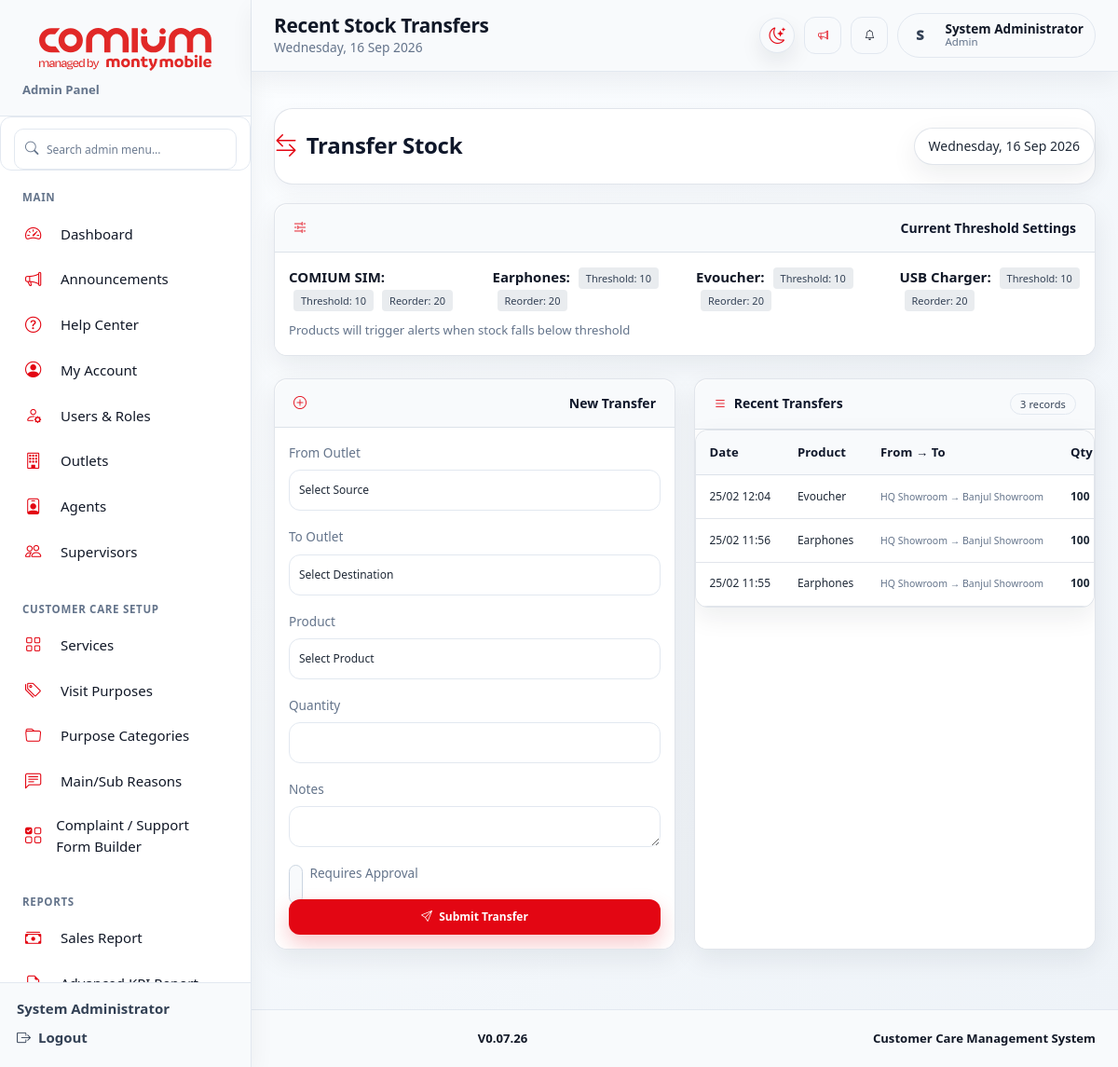
Screenshot of /admin/stock_transferrecennt.php (signed in) with the database file from the repository.
### tables this page shows
CREATE TABLE `stock_products` (
  `id` int NOT NULL,
  `category_id` int DEFAULT NULL,
  `name` varchar(200) NOT NULL,
  `sku` varchar(50) DEFAULT NULL,
  `description` text,
  `unit_price` decimal(10,2) DEFAULT '0.00',
  `selling_price` decimal(10,2) DEFAULT '0.00',
  `low_stock_threshold` int DEFAULT '10',
  `reorder_quantity` int DEFAULT '50',
  `is_active` tinyint(1) DEFAULT '1',
  `track_serial` tinyint(1) DEFAULT '0',
  `expiry_date` date DEFAULT NULL,
  `image_path` varchar(255) DEFAULT NULL,
  `created_at` timestamp NULL DEFAULT CURRENT_TIMESTAMP,
  `updated_at` timestamp NULL DEFAULT CURRENT_TIMESTAMP ON UPDATE CURRENT_TIMESTAMP
);

CREATE TABLE `stock_transfers` (
  `id` int NOT NULL,
  `from_outlet_id` int NOT NULL,
  `to_outlet_id` int NOT NULL,
  `product_id` int NOT NULL,
  `batch_id` int DEFAULT NULL,
  `quantity` int NOT NULL,
  `status` enum('pending','approved','received','rejected') DEFAULT 'pending',
  `requested_by` int NOT NULL,
  `approved_by` int DEFAULT NULL,
  `request_notes` text,
  `completion_notes` text,
  `requested_at` timestamp NULL DEFAULT CURRENT_TIMESTAMP,
  `approved_at` timestamp NULL DEFAULT NULL,
  `completed_at` timestamp NULL DEFAULT NULL,
  `transferred_by` int DEFAULT NULL,
  `received_by` int DEFAULT NULL,
  `received_at` timestamp NULL DEFAULT NULL
);

CREATE TABLE `outlets` (
  `id` int NOT NULL,
  `name` varchar(100) NOT NULL,
  `location` text,
  `region` varchar(50) DEFAULT NULL,
  `is_active` tinyint(1) DEFAULT '1',
  `created_at` timestamp NULL DEFAULT CURRENT_TIMESTAMP
);

### config.php (called while the page is built, shortened)
<?php
function appBasePrefix() {
    $script = str_replace('\\', '/', $_SERVER['SCRIPT_NAME'] ?? '');
    $dir = basename(dirname($script));
    return in_array($dir, ['admin', 'agent', 'supervisor'], true) ? '../' : '';
}
function appPath($path) {
    return appBasePrefix() . ltrim($path, '/');
}
function appAsset($path) {
    $resolved = appPath($path);
    $clean = ltrim((string)$path, '/');
    if (preg_match('/\.(css|js)$/i', $clean)) {
        $resolved .= (strpos($resolved, '?') === false ? '?' : '&') . 'v=20260728_final_audit_v3';
    }
    return $resolved;
}
?>

### admin/stock_transferrecennt.php (the view, shortened to what this page needs)
<?php
require_once '../config.php';
$transfers = mysqli_query($conn, "
    SELECT st.*,
           p.name as product_name,
           p.low_stock_threshold,
           from_o.name as from_outlet_name,
           to_o.name as to_outlet_name,
           u1.full_name as requested_by_name,
           u2.full_name as approved_by_name,
           u3.full_name as received_by_name
    FROM stock_transfers st
    JOIN stock_products p ON st.product_id = p.id
    JOIN outlets from_o ON st.from_outlet_id = from_o.id
    JOIN outlets to_o ON st.to_outlet_id = to_o.id
    LEFT JOIN users u1 ON st.requested_by = u1.id
    LEFT JOIN users u2 ON st.approved_by = u2.id
    LEFT JOIN users u3 ON st.received_by = u3.id
    ORDER BY st.requested_at DESC
    LIMIT 50
");
$threshold_settings = mysqli_query($conn, "
    SELECT id, name, low_stock_threshold, reorder_quantity
    FROM stock_products
    WHERE is_active = 1
    ORDER BY name
");
?>
<!DOCTYPE html>
<html lang="en">
<head>
    <link href="https://cdn.jsdelivr.net/npm/bootstrap@5.3.0/dist/css/bootstrap.min.css" rel="stylesheet">
    <link rel="stylesheet" href="https://cdn.jsdelivr.net/npm/bootstrap-icons@1.11.0/font/bootstrap-icons.css">
<link rel="stylesheet" href="<?php echo appAsset('assets/css/sis-page-components.css'); ?>">
<link rel="stylesheet" href="<?php echo appAsset('assets/css/sis-theme.css'); ?>">
</head>
<body class="sis-app-body">
<?php require_once dirname(__DIR__) . '/include/side_header.php'; sisRenderLayoutStart('admin'); ?>
    <div class="main-content">
        <div class="page-header">
            <h3><i class="bi bi-arrow-left-right sis-u-002e4b71"></i> Transfer Stock</h3>
            <span class="date-badge"><?php echo date('l, d M Y'); ?></span>
        </div>
        <div class="card mb-4">
            <div class="card-header bg-info text-white">
                <i class="bi bi-sliders2"></i> Current Threshold Settings
            </div>
            <div class="card-body">
                <div class="row">
                    <?php while($t = mysqli_fetch_assoc($threshold_settings)): ?>
                    <div class="col-md-3 mb-2">
                        <span class="fw-bold"><?php echo $t['name']; ?>:</span>
                        <span class="threshold-badge">Threshold: <?php echo $t['low_stock_threshold']; ?></span>
                        <span class="threshold-badge">Reorder: <?php echo $t['reorder_quantity']; ?></span>
                    </div>
                    <?php endwhile; ?>
                </div>
                <small class="text-muted">Products will trigger alerts when stock falls below threshold</small>
            </div>
        </div>
        <div class="two-col">
            <div class="card">
                <div class="card-header">
                    <i class="bi bi-plus-circle"></i> New Transfer
                </div>
                <div class="card-body">
                    <form method="POST" id="transferForm">
                        <div class="mb-3">
                            <label class="form-label">From Outlet</label>
                            <select class="form-select" name="from_outlet" id="from_outlet" required>
                                <option value="">Select Source</option>
                            </select>
                        </div>
                        <div class="mb-3">
                            <label class="form-label">To Outlet</label>
                            <select class="form-select" name="to_outlet" id="to_outlet" required>
                                <option value="">Select Destination</option>
                            </select>
                        </div>
                        <div class="mb-3">
                            <label class="form-label">Product</label>
                            <select class="form-select" name="product_id" id="productSelect" required>
                                <option value="">Select Product</option>
                            </select>
                        </div>
                        <div class="mb-3">
                            <label class="form-label">Quantity</label>
                            <input type="number" class="form-control" name="quantity" id="quantity" min="1" required>
                        </div>
                        <div class="mb-3">
                            <label class="form-label">Notes</label>
                            <textarea class="form-control" name="notes" rows="2"></textarea>
                        </div>
                        <div class="mb-3 form-check">
                            <input type="checkbox" class="form-check-input" name="requires_approval" id="requiresApproval" value="1">
                            <label class="form-check-label" for="requiresApproval">Requires Approval</label>
                        </div>
                        <button type="submit" name="request_transfer" class="btn btn-primary w-100">
                            <i class="bi bi-send"></i> Submit Transfer
                        </button>
                    </form>
                </div>
            </div>
            <div class="card">
                <div class="card-header">
                    <span><i class="bi bi-list"></i> Recent Transfers</span>
                    <span class="badge bg-secondary"><?php echo mysqli_num_rows($transfers); ?> records</span>
                </div>
                <div class="card-body p-0">
                    <table class="table">
                        <thead>
                            <tr>
                                <th>Date</th>
                                <th>Product</th>
                                <th>From → To</th>
                                <th>Qty</th>
                            </tr>
                        </thead>
                        <tbody>
                            <?php if(mysqli_num_rows($transfers) > 0): ?>
                                <?php while($t = mysqli_fetch_assoc($transfers)): ?>
                                <tr>
                                    <td><?php echo date('d/m H:i', strtotime($t['requested_at'])); ?></td>
                                    <td><?php echo $t['product_name']; ?></td>
                                    <td>
                                        <small><?php echo $t['from_outlet_name']; ?> → <?php echo $t['to_outlet_name']; ?></small>
                                    </td>
                                    <td class="fw-bold"><?php echo $t['quantity']; ?></td>
                                </tr>
                                <?php endwhile; ?>
                            <?php endif; ?>
                        </tbody>
                    </table>
                </div>
            </div>
        </div>
    </div>
</body>
</html>

### rows the page displays
stock_products: name "COMIUM SIM", low_stock_threshold "10", reorder_quantity "20"
stock_products: name "Earphones", low_stock_threshold "10", reorder_quantity "20"
stock_products: name "Evoucher", low_stock_threshold "10", reorder_quantity "20"
stock_products: name "USB Charger", low_stock_threshold "10", reorder_quantity "20"
stock_transfers: requested_at "25/02 12:04", product.name "Evoucher", from_outlet.name "HQ Showroom", to_outlet.name "Banjul Showroom", quantity "100"
stock_transfers: requested_at "25/02 11:56", product.name "Earphones", from_outlet.name "HQ Showroom", to_outlet.name "Banjul Showroom", quantity "100"
stock_transfers: requested_at "25/02 11:55", product.name "Earphones", from_outlet.name "HQ Showroom", to_outlet.name "Banjul Showroom", quantity "100"

### other values shown
$roleLabel "Admin"
$section['title'] "MAIN"
$label "Dashboard"
$label "Announcements"
$label "Help Center"
$label "My Account"
$label "Users & Roles"
$label "Outlets"
$label "Agents"
$label "Supervisors"
$section['title'] "CUSTOMER CARE SETUP"
$label "Services"
$label "Visit Purposes"
$label "Purpose Categories"
$label "Main/Sub Reasons"
